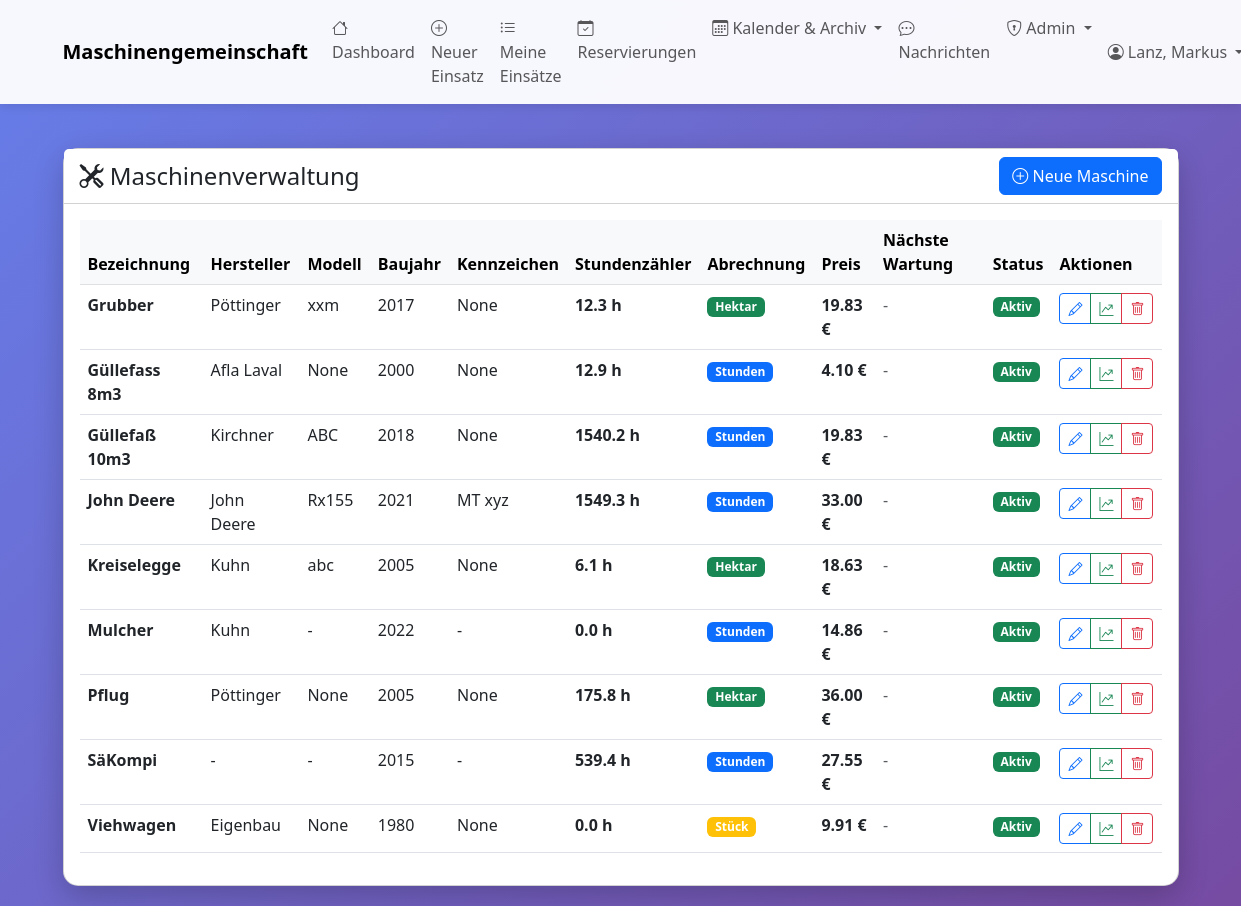
Screenshot of /admin/maschinen (signed in) with the database file from the repository.
### tables this page shows
CREATE TABLE maschinen (
    id INTEGER PRIMARY KEY AUTOINCREMENT,
    bezeichnung TEXT NOT NULL,
    hersteller TEXT,
    modell TEXT,
    baujahr INTEGER,
    kennzeichen TEXT,
    anschaffungsdatum DATE,
    stundenzaehler_aktuell REAL,
    naechste_wartung_bei REAL,
    aktiv BOOLEAN DEFAULT 1,
    bemerkungen TEXT
, abrechnungsart TEXT DEFAULT 'stunden', preis_pro_einheit REAL DEFAULT 0.0, wartungsintervall INTEGER DEFAULT 50, naechste_wartung REAL, anmerkungen TEXT, erfassungsmodus TEXT DEFAULT 'fortlaufend', gemeinschaft_id INTEGER DEFAULT 1 REFERENCES gemeinschaften(id), anschaffungspreis REAL DEFAULT 0.0, abschreibungsdauer_jahre INTEGER DEFAULT 10);

### web_app.py (the view)
@app.route('/admin/maschinen')
@admin_required
def admin_maschinen():
    with MaschinenDBContext(DB_PATH) as db:
        maschinen = db.get_all_maschinen(nur_aktive=False)
    return render_template('admin_maschinen.html', maschinen=maschinen)

### database.py (called while the page is built)
    def connect(self):
        self.connection = sqlite3.connect(self.db_path)
        self.connection.row_factory = sqlite3.Row
        self.cursor = self.connection.cursor()

    def close(self):
        if self.connection:
            self.connection.close()

    def get_all_maschinen(self, nur_aktive: bool = True) -> List[Dict]:
        sql = "SELECT * FROM maschinen"
        if nur_aktive:
            sql += " WHERE aktiv = 1"
        sql += " ORDER BY bezeichnung"
        self.cursor.execute(sql)
        return [dict(row) for row in self.cursor.fetchall()]

    def __enter__(self):
        self.connect()
        return self

    def __exit__(self, exc_type, exc_val, exc_tb):
        if exc_type is None:
            self.connection.commit()
        else:
            self.connection.rollback()
        self.close()
        return False

### web_app.py (called while the page is built)
def admin_required(f):
    @wraps(f)
    def decorated_function(*args, **kwargs):
        if 'benutzer_id' not in session:
            flash('Bitte melden Sie sich an.', 'warning')
            return redirect(url_for('login'))
        if not session.get('is_admin'):
            flash('Zugriff verweigert. Administrator-Rechte erforderlich.', 'danger')
            return redirect(url_for('dashboard'))
        return f(*args, **kwargs)
    return decorated_function

### templates/admin_maschinen.html (shortened to what this page needs)
{% extends "base.html" %}
{% block content %}
<div class="row mt-4">
    <div class="col-12">
        <div class="card">
            <div class="card-header bg-white d-flex justify-content-between align-items-center">
                <h4 class="mb-0">
                    <i class="bi bi-tools"></i> Maschinenverwaltung
                </h4>
                <a href="{{ url_for('admin_maschinen_neu') }}" class="btn btn-primary">
                    <i class="bi bi-plus-circle"></i> Neue Maschine
                </a>
            </div>
            <div class="card-body">
                <div class="table-responsive">
                    <table class="table table-hover">
                        <thead class="table-light">
                            <tr>
                                <th>Bezeichnung</th>
                                <th>Hersteller</th>
                                <th>Modell</th>
                                <th>Baujahr</th>
                                <th>Kennzeichen</th>
                                <th>Stundenzähler</th>
                                <th>Abrechnung</th>
                                <th>Preis</th>
                                <th>Nächste Wartung</th>
                                <th>Status</th>
                                <th>Aktionen</th>
                            </tr>
                        </thead>
                        <tbody>
                            {% for maschine in maschinen %}
                            <tr>
                                <td><strong>{{ maschine.bezeichnung }}</strong></td>
                                <td>{{ maschine.hersteller or '-' }}</td>
                                <td>{{ maschine.modell or '-' }}</td>
                                <td>{{ maschine.baujahr or '-' }}</td>
                                <td>{{ maschine.kennzeichen or '-' }}</td>
                                <td>
                                    <strong>{{ "%.1f"|format(maschine.stundenzaehler_aktuell or 0) }} h</strong>
                                </td>
                                <td>
                                    {% if maschine.abrechnungsart %}
                                        {% if maschine.abrechnungsart == 'stunden' %}
                                            <span class="badge bg-primary">Stunden</span>
                                        {% elif maschine.abrechnungsart == 'hektar' %}
                                            <span class="badge bg-success">Hektar</span>
                                        {% elif maschine.abrechnungsart == 'kilometer' %}
                                            <span class="badge bg-info">Kilometer</span>
                                        {% elif maschine.abrechnungsart == 'stueck' %}
                                            <span class="badge bg-warning">Stück</span>
                                        {% endif %}
                                    {% else %}
                                        <span class="text-muted">-</span>
                                    {% endif %}
                                </td>
                                <td>
                                    {% if maschine.preis_pro_einheit %}
                                        <strong>{{ "%.2f"|format(maschine.preis_pro_einheit) }} €</strong>
                                    {% else %}
                                        <span class="text-muted">-</span>
                                    {% endif %}
                                </td>
                                <td>
                                    {% if maschine.naechste_wartung_bei %}
                                        {{ "%.1f"|format(maschine.naechste_wartung_bei) }} h
                                        {% set diff = maschine.naechste_wartung_bei - (maschine.stundenzaehler_aktuell or 0) %}
                                        {% if diff <= 0 %}
                                            <span class="badge bg-danger">Fällig!</span>
                                        {% elif diff <= 50 %}
                                            <span class="badge bg-warning">Bald</span>
                                        {% endif %}
                                    {% else %}
                                        <span class="text-muted">-</span>
                                    {% endif %}
                                </td>
                                <td>
                                    {% if maschine.aktiv %}
                                        <span class="badge bg-success">Aktiv</span>
                                    {% else %}
                                        <span class="badge bg-secondary">Inaktiv</span>
                                    {% endif %}
                                </td>
                                <td>
                                    <div class="btn-group" role="group">
                                        <a href="{{ url_for('admin_maschinen_edit', maschine_id=maschine.id) }}"
                                           class="btn btn-sm btn-outline-primary" title="Bearbeiten">
                                            <i class="bi bi-pencil"></i>
                                        </a>
                                        <a href="{{ url_for('admin_maschinen_rentabilitaet', maschine_id=maschine.id) }}"
                                           class="btn btn-sm btn-outline-success" title="Rentabilität">
                                            <i class="bi bi-graph-up-arrow"></i>
                                        </a>
                                        <button type="button" class="btn btn-sm btn-outline-danger"
                                                onclick="confirmDelete({{ maschine.id }}, '{{ maschine.bezeichnung }}')" title="Löschen">
                                            <i class="bi bi-trash"></i>
                                        </button>
                                    </div>
                                </td>
                            </tr>
                            {% endfor %}
                        </tbody>
                    </table>
                </div>
            </div>
        </div>
    </div>
</div>
{% endblock %}

### templates/base.html (style rules this page uses)
body { min-height: 100vh; background: linear-gradient(135deg, #667eea 0%, #764ba2 100%); }
.card { border-radius: 15px; box-shadow: 0 10px 30px rgba(0,0,0,0.2); }

### rows the page displays
maschinen: bezeichnung "Grubber", hersteller "Pöttinger", modell "xxm", baujahr "2017", kennzeichen "None", stundenzaehler_aktuell "12.3", abrechnungsart "Hektar", preis_pro_einheit "19.83", aktiv "Aktiv"
maschinen: bezeichnung "Güllefass 8m3", hersteller "Afla Laval", modell "None", baujahr "2000", kennzeichen "None", stundenzaehler_aktuell "12.9", abrechnungsart "Stunden", preis_pro_einheit "4.10", aktiv "Aktiv"
maschinen: bezeichnung "Güllefaß 10m3", hersteller "Kirchner", modell "ABC", baujahr "2018", kennzeichen "None", stundenzaehler_aktuell "1540.2", abrechnungsart "Stunden", preis_pro_einheit "19.83", aktiv "Aktiv"
maschinen: bezeichnung "John Deere", hersteller "John Deere", modell "Rx155", baujahr "2021", kennzeichen "MT xyz", stundenzaehler_aktuell "1549.3", abrechnungsart "Stunden", preis_pro_einheit "33.00", aktiv "Aktiv"
maschinen: bezeichnung "Kreiselegge", hersteller "Kuhn", modell "abc", baujahr "2005", kennzeichen "None", stundenzaehler_aktuell "6.1", abrechnungsart "Hektar", preis_pro_einheit "18.63", aktiv "Aktiv"
maschinen: bezeichnung "Mulcher", hersteller "Kuhn", modell "-", baujahr "2022", kennzeichen "-", stundenzaehler_aktuell "0.0", abrechnungsart "Stunden", preis_pro_einheit "14.86", aktiv "Aktiv"
maschinen: bezeichnung "Pflug", hersteller "Pöttinger", modell "None", baujahr "2005", kennzeichen "None", stundenzaehler_aktuell "175.8", abrechnungsart "Hektar", preis_pro_einheit "36.00", aktiv "Aktiv"
maschinen: bezeichnung "SäKompi", hersteller "-", modell "-", baujahr "2015", kennzeichen "-", stundenzaehler_aktuell "539.4", abrechnungsart "Stunden", preis_pro_einheit "27.55", aktiv "Aktiv"
maschinen: bezeichnung "Viehwagen", hersteller "Eigenbau", modell "None", baujahr "1980", kennzeichen "None", stundenzaehler_aktuell "0.0", abrechnungsart "Stück", preis_pro_einheit "9.91", aktiv "Aktiv"

### other values shown
{{ session.get('benutzer_name') }} "Lanz, Markus"
